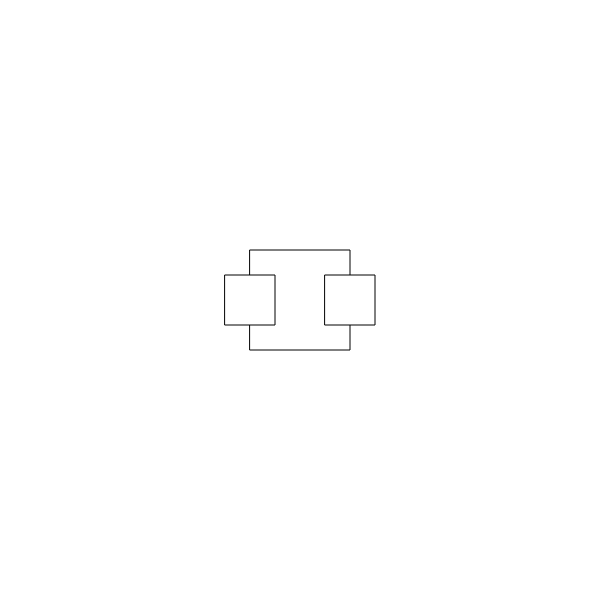
Frame 1 (no input)
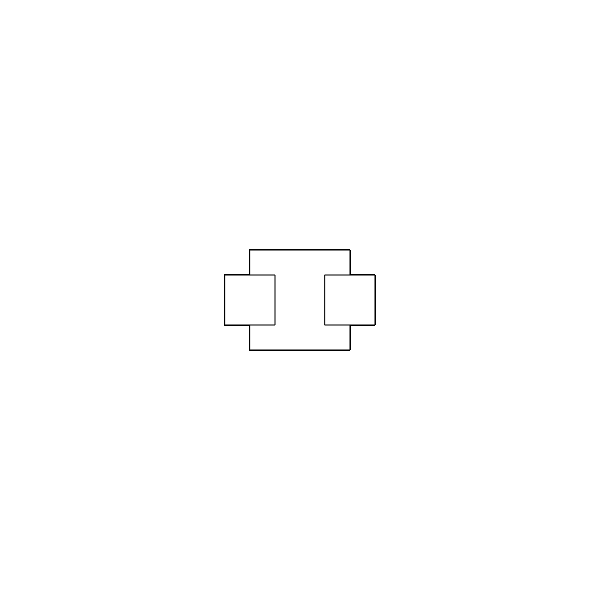
Frame 60 (no input)
Frame 120 (the mouse pressed at the canvas centre since frame 60): identical to frame 60, image omitted

The p5.js sketch that drew these frames (run headless with seeded random() and noise() and a simulated clock; from frame 60 on, the mouse is pressed at the canvas centre):

// p5.js sketch
// ── sketch.js
function setup() {
  createCanvas(600,600);
  rectMode(CENTER);
}

function draw(){
  /**
  rect(300,300, 100,100);
  rect(150, 300, 50,50);
  rect(450, 300, 50, 50);
  //*/
  rect(300,300, 100, 100);
  rect(250, 300, 50,50);
  rect(350, 300, 50,50);
}
